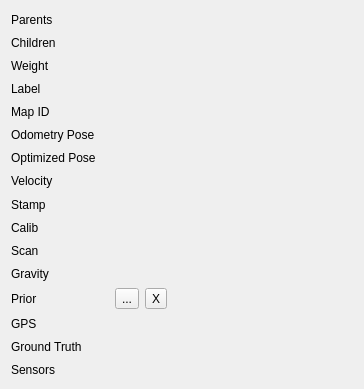
        <widget class="QWidget" name="scrollAreaWidgetContents_2">
         <property name="geometry">
          <rect>
           <x>0</x>
           <y>0</y>
           <width>364</width>
           <height>389</height>
          </rect>
         </property>
         <layout class="QGridLayout" name="gridLayout" columnstretch="0,1">
          <item row="2" column="0">
           <widget class="QLabel" name="label_childrenA_8">
            <property name="text">
             <string>Weight</string>
            </property>
           </widget>
          </item>
          <item row="11" column="0">
           <widget class="QLabel" name="label_childrenA_24">
            <property name="text">
             <string>Gravity</string>
            </property>
           </widget>
          </item>
          <item row="1" column="0">
           <widget class="QLabel" name="label_childrenA_2">
            <property name="text">
             <string>Children</string>
            </property>
           </widget>
          </item>
          <item row="15" column="1">
           <widget class="QLabel" name="label_sensorsA">
            <property name="text">
             <string/>
            </property>
            <property name="textInteractionFlags">
             <set>Qt::LinksAccessibleByMouse|Qt::TextSelectableByMouse</set>
            </property>
           </widget>
          </item>
          <item row="8" column="0">
           <widget class="QLabel" name="label_childrenA_6">
            <property name="text">
             <string>Stamp</string>
            </property>
           </widget>
          </item>
          <item row="10" column="0">
           <widget class="QLabel" name="label_childrenA_22">
            <property name="text">
             <string>Scan</string>
            </property>
           </widget>
          </item>
          <item row="15" column="0">
           <widget class="QLabel" name="label_childrenA_20">
            <property name="text">
             <string>Sensors</string>
            </property>
           </widget>
          </item>
          <item row="10" column="1">
           <widget class="QLabel" name="label_scanA">
            <property name="text">
             <string/>
            </property>
            <property name="textInteractionFlags">
             <set>Qt::LinksAccessibleByMouse|Qt::TextSelectableByMouse</set>
            </property>
           </widget>
          </item>
          <item row="5" column="0">
           <widget class="QLabel" name="label_childrenA_12">
            <property name="text">
             <string>Odometry Pose</string>
            </property>
           </widget>
          </item>
          <item row="0" column="0">
           <widget class="QLabel" name="label_parentsA_2">
            <property name="text">
             <string>Parents</string>
            </property>
           </widget>
          </item>
          <item row="2" column="1">
           <widget class="QLabel" name="label_weightA">
            <property name="text">
             <string/>
            </property>
            <property name="textInteractionFlags">
             <set>Qt::LinksAccessibleByMouse|Qt::TextSelectableByMouse</set>
            </property>
           </widget>
          </item>
          <item row="13" column="1">
           <widget class="QLabel" name="label_gpsA">
            <property name="text">
             <string/>
            </property>
            <property name="textInteractionFlags">
             <set>Qt::LinksAccessibleByMouse|Qt::TextSelectableByMouse</set>
            </property>
           </widget>
          </item>
          <item row="9" column="0">
           <widget class="QLabel" name="label_childrenA_14">
            <property name="text">
             <string>Calib</string>
            </property>
           </widget>
          </item>
          <item row="12" column="0">
           <widget class="QLabel" name="label_childrenA_28">
            <property name="text">
             <string>Prior</string>
            </property>
           </widget>
          </item>
          <item row="7" column="0">
           <widget class="QLabel" name="label_childrenA_18">
            <property name="text">
             <string>Velocity</string>
            </property>
           </widget>
          </item>
          <item row="4" column="1">
           <widget class="QLabel" name="label_mapA">
            <property name="text">
             <string/>
            </property>
            <property name="textInteractionFlags">
             <set>Qt::LinksAccessibleByMouse|Qt::TextSelectableByMouse</set>
            </property>
           </widget>
          </item>
          <item row="1" column="1">
           <widget class="QLabel" name="label_childrenA">
            <property name="text">
             <string/>
            </property>
            <property name="textInteractionFlags">
             <set>Qt::LinksAccessibleByMouse|Qt::TextSelectableByMouse</set>
            </property>
           </widget>
          </item>
          <item row="4" column="0">
           <widget class="QLabel" name="label_childrenA_10">
            <property name="text">
             <string>Map ID</string>
            </property>
           </widget>
          </item>
          <item row="13" column="0">
           <widget class="QLabel" name="label_childrenA_16">
            <property name="text">
             <string>GPS</string>
            </property>
           </widget>
          </item>
          <item row="14" column="0">
           <widget class="QLabel" name="label_childrenA_27">
            <property name="text">
             <string>Ground Truth</string>
            </property>
           </widget>
          </item>
          <item row="7" column="1">
           <widget class="QLabel" name="label_velA">
            <property name="text">
             <string/>
            </property>
            <property name="textInteractionFlags">
             <set>Qt::LinksAccessibleByMouse|Qt::TextSelectableByMouse</set>
            </property>
           </widget>
          </item>
          <item row="3" column="0">
           <widget class="QLabel" name="label_childrenA_4">
            <property name="text">
             <string>Label</string>
            </property>
           </widget>
          </item>
          <item row="5" column="1">
           <widget class="QLabel" name="label_poseA">
            <property name="text">
             <string/>
            </property>
            <property name="textInteractionFlags">
             <set>Qt::LinksAccessibleByMouse|Qt::TextSelectableByMouse</set>
            </property>
           </widget>
          </item>
          <item row="9" column="1">
           <widget class="QLabel" name="label_calibA">
            <property name="text">
             <string/>
            </property>
            <property name="textInteractionFlags">
             <set>Qt::LinksAccessibleByMouse|Qt::TextSelectableByMouse</set>
            </property>
           </widget>
          </item>
          <item row="3" column="1">
           <widget class="QLabel" name="label_labelA">
            <property name="text">
             <string/>
            </property>
            <property name="textInteractionFlags">
             <set>Qt::LinksAccessibleByMouse|Qt::TextSelectableByMouse</set>
            </property>
           </widget>
          </item>
          <item row="11" column="1">
           <widget class="QLabel" name="label_gravityA">
            <property name="text">
             <string/>
            </property>
            <property name="textInteractionFlags">
             <set>Qt::LinksAccessibleByMouse|Qt::TextSelectableByMouse</set>
            </property>
           </widget>
          </item>
          <item row="8" column="1">
           <widget class="QLabel" name="label_stampA">
            <property name="text">
             <string/>
            </property>
            <property name="textInteractionFlags">
             <set>Qt::LinksAccessibleByMouse|Qt::TextSelectableByMouse</set>
            </property>
           </widget>
          </item>
          <item row="0" column="1">
           <widget class="QLabel" name="label_parentsA">
            <property name="text">
             <string/>
            </property>
            <property name="textInteractionFlags">
             <set>Qt::LinksAccessibleByMouse|Qt::TextSelectableByMouse</set>
            </property>
           </widget>
          </item>
          <item row="14" column="1">
           <widget class="QLabel" name="label_gtA">
            <property name="text">
             <string/>
            </property>
            <property name="textInteractionFlags">
             <set>Qt::LinksAccessibleByMouse|Qt::TextSelectableByMouse</set>
            </property>
           </widget>
          </item>
          <item row="6" column="0">
           <widget class="QLabel" name="label_childrenA_30">
            <property name="text">
             <string>Optimized Pose</string>
            </property>
           </widget>
          </item>
          <item row="6" column="1">
           <widget class="QLabel" name="label_optposeA">
            <property name="text">
             <string/>
            </property>
            <property name="textInteractionFlags">
             <set>Qt::LinksAccessibleByMouse|Qt::TextSelectableByMouse</set>
            </property>
           </widget>
          </item>
          <item row="12" column="1">
           <layout class="QHBoxLayout" name="horizontalLayout_18">
            <item>
             <widget class="QLabel" name="label_priorA">
              <property name="text">
               <string/>
              </property>
              <property name="textInteractionFlags">
               <set>Qt::LinksAccessibleByMouse|Qt::TextSelectableByMouse</set>
              </property>
             </widget>
            </item>
            <item>
             <widget class="QToolButton" name="toolButton_edit_priorA">
              <property name="toolTip">
               <string>Edit Constraint</string>
              </property>
              <property name="text">
               <string>...</string>
              </property>
             </widget>
            </item>
            <item>
             <widget class="QToolButton" name="toolButton_remove_priorA">
              <property name="toolTip">
               <string>Remove Prior</string>
              </property>
              <property name="text">
               <string>X</string>
              </property>
             </widget>
            </item>
            <item>
             <spacer name="horizontalSpacer_7">
              <property name="orientation">
               <enum>Qt::Horizontal</enum>
              </property>
              <property name="sizeHint" stdset="0">
               <size>
                <width>0</width>
                <height>20</height>
               </size>
              </property>
             </spacer>
            </item>
           </layout>
          </item>
         </layout>
        </widget>
